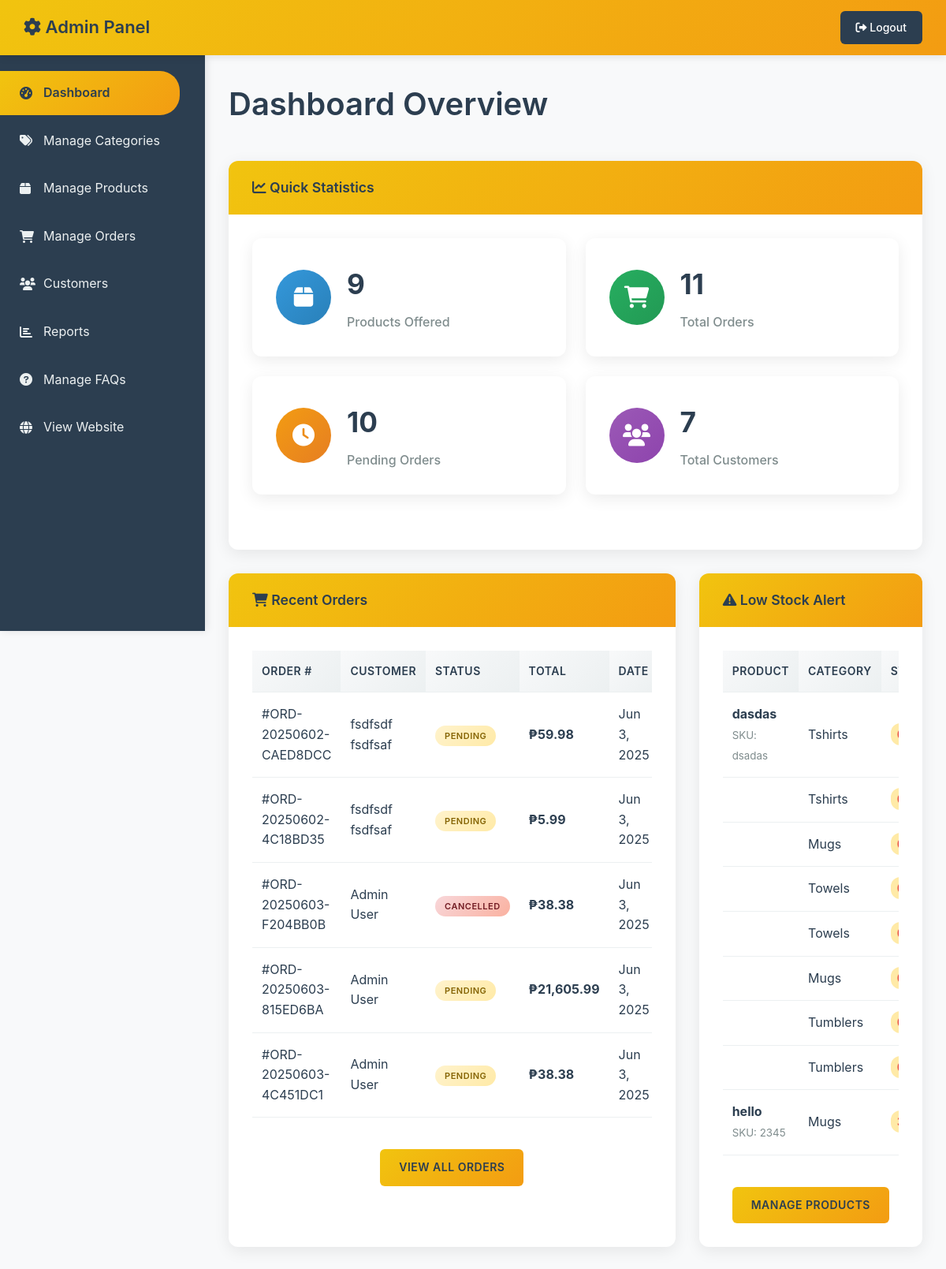
Page /admin/dashboard.php (signed in) on the earlier database version.
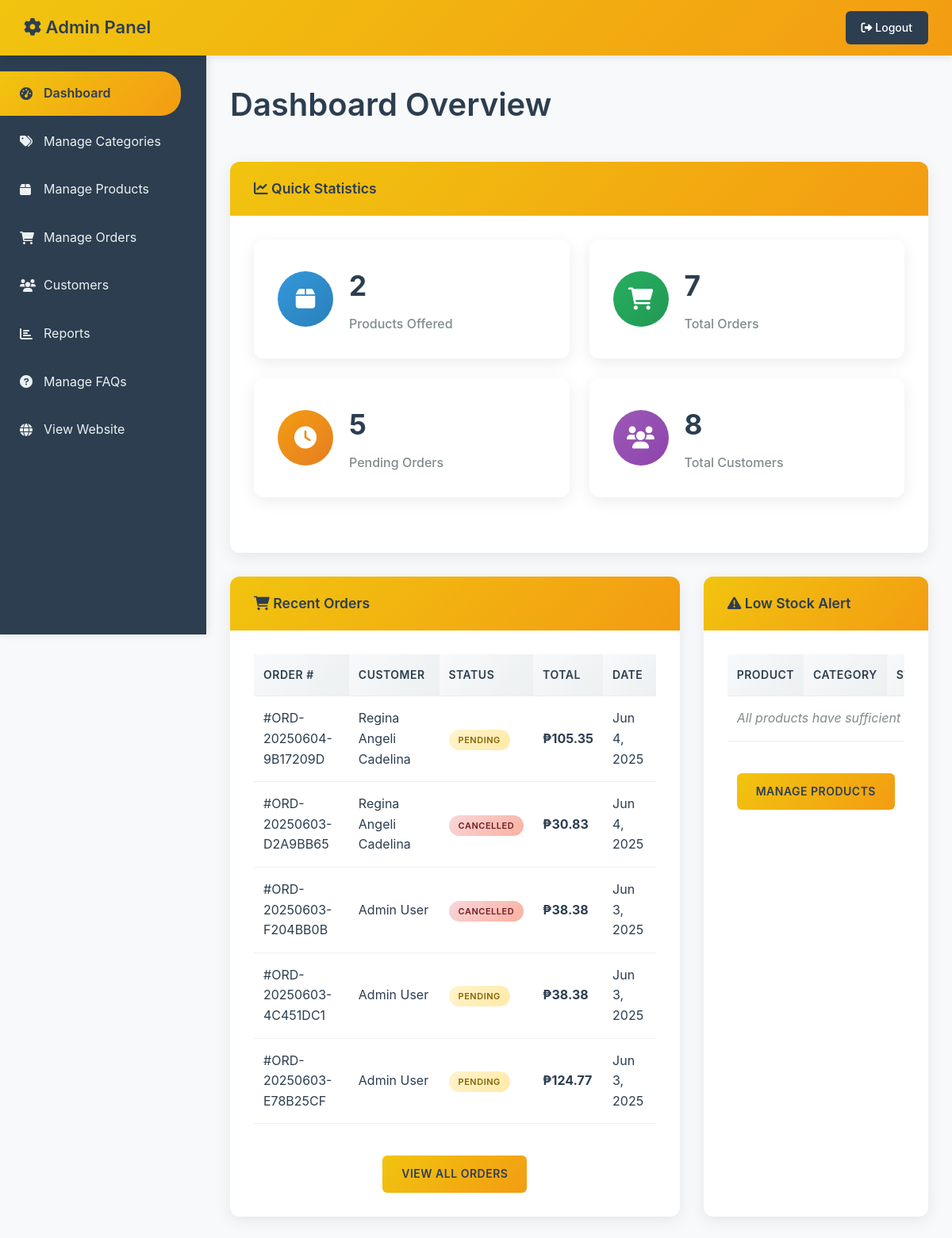
Same page on the later database version.
### tables this page shows
CREATE TABLE `orders` (
  `id` int(11) NOT NULL,
  `user_id` int(11) DEFAULT NULL,
  `order_number` varchar(50) NOT NULL,
  `status` enum('pending','processing','delivered','cancelled') DEFAULT 'pending',
  `subtotal` decimal(10,2) NOT NULL,
  `shipping_cost` decimal(10,2) DEFAULT 0.00,
  `total_amount` decimal(10,2) NOT NULL,
  `created_at` timestamp NOT NULL DEFAULT current_timestamp() ON UPDATE current_timestamp(),
  `downpayment_amount` decimal(10,2) DEFAULT 0.00,
  `payment_proof_file` varchar(255) DEFAULT NULL,
  `reference_number` varchar(100) DEFAULT NULL,
  `bank_owner_name` varchar(255) DEFAULT NULL,
  `bank_name` varchar(100) DEFAULT NULL,
  `billing_address` varchar(255) NOT NULL,
  `shipping_address` varchar(255) NOT NULL,
  `payment_status` varchar(20) NOT NULL DEFAULT 'unpaid',
  `customization_notes` text DEFAULT NULL,
  `custom_image` varchar(255) DEFAULT NULL,
  `phone` int(20) NOT NULL
);

CREATE TABLE `users` (
  `id` int(11) NOT NULL,
  `email` varchar(255) NOT NULL,
  `google_id` varchar(255) DEFAULT NULL,
  `password` varchar(255) NOT NULL,
  `first_name` varchar(100) DEFAULT NULL,
  `last_name` varchar(100) DEFAULT NULL,
  `phone` varchar(20) DEFAULT NULL,
  `address` text DEFAULT NULL,
  `created_at` timestamp NOT NULL DEFAULT current_timestamp(),
  `updated_at` timestamp NOT NULL DEFAULT current_timestamp() ON UPDATE current_timestamp(),
  `user_type` enum('customer','admin','staff') DEFAULT 'customer',
  `is_active` tinyint(1) DEFAULT 1,
  `user_address` varchar(99) DEFAULT NULL
);

CREATE TABLE `products` (
  `id` int(11) NOT NULL,
  `category_id` int(11) DEFAULT NULL,
  `product_name` varchar(255) NOT NULL,
  `name` varchar(255) NOT NULL,
  `slug` varchar(255) NOT NULL,
  `description` text DEFAULT NULL,
  `short_description` varchar(255) DEFAULT NULL,
  `base_price` decimal(10,2) NOT NULL,
  `sku` varchar(100) DEFAULT NULL,
  `image_url` varchar(500) DEFAULT NULL,
  `is_bestseller` tinyint(1) DEFAULT 0,
  `is_new` tinyint(1) DEFAULT 0,
  `is_sale` tinyint(1) DEFAULT 0,
  `sale_price` decimal(10,2) DEFAULT NULL,
  `status` enum('active','inactive','out_of_stock') DEFAULT 'active',
  `created_at` timestamp NOT NULL DEFAULT current_timestamp(),
  `updated_at` timestamp NOT NULL DEFAULT current_timestamp() ON UPDATE current_timestamp(),
  `stock_quantity` int(11) NOT NULL DEFAULT 0,
  `is_active` tinyint(1) NOT NULL DEFAULT 1,
  `features` text DEFAULT NULL,
  `modal_description` text DEFAULT NULL
);

CREATE TABLE `categories` (
  `id` int(11) NOT NULL,
  `name` varchar(100) NOT NULL,
  `slug` varchar(100) NOT NULL,
  `description` text DEFAULT NULL,
  `is_active` tinyint(1) DEFAULT 1,
  `created_at` timestamp NOT NULL DEFAULT current_timestamp(),
  `image_url` varchar(255) NOT NULL
);

### includes/functions.php (called while the page is built, shortened)
<?php
function formatPrice($price) {
    return '₱' . number_format($price, 2);
}
?>

### admin/dashboard.php (the view, shortened to what the changed rows need)
<?php
require_once '../config/database.php';
require_once '../includes/functions.php';
$stats = [];
$stmt = $pdo->query("SELECT COUNT(*) as count FROM products WHERE is_active = 1");
$stats['total_products'] = $stmt->fetch()['count'];
$stmt = $pdo->query("SELECT COUNT(*) as count FROM orders");
$stats['total_orders'] = $stmt->fetch()['count'];
$stmt = $pdo->query("SELECT COUNT(*) as count FROM orders WHERE status = 'pending'");
$stats['pending_orders'] = $stmt->fetch()['count'];
$stmt = $pdo->query("SELECT COUNT(*) as count FROM users WHERE user_type = 'customer'");
$stats['total_customers'] = $stmt->fetch()['count'];
$stmt = $pdo->query("
    SELECT o.order_number, o.status, o.total_amount, o.created_at, u.first_name, u.last_name
    FROM orders o
    LEFT JOIN users u ON o.user_id = u.id
    ORDER BY o.created_at DESC
    LIMIT 5
");
$recent_orders = $stmt->fetchAll();
$stmt = $pdo->query("
    SELECT
        p.id as product_id,
        p.product_name,
        p.sku,
        p.base_price,
        p.stock_quantity,
        c.name AS category_name
    FROM products p
    LEFT JOIN categories c ON p.category_id = c.id
    WHERE p.is_active = 1
      AND p.stock_quantity < 10
    ORDER BY p.stock_quantity ASC
");
$low_stock = $stmt->fetchAll();
?>
<!DOCTYPE html>
<html lang="en">
<head>
    <link rel="stylesheet" href="../assets/css/style.css">
    <link rel="stylesheet" href="../assets/css/admin.css">
    <link href="https://cdnjs.cloudflare.com/ajax/libs/font-awesome/6.0.0/css/all.min.css" rel="stylesheet">
</head>
<body class="admin-body">
    <header class="admin-header">
        <div class="admin-nav">
            <div class="admin-brand">
                <h2><i class="fas fa-cog"></i> Admin Panel</h2>
            </div>
        </div>
    </header>
    <div class="admin-container">
        <main class="admin-main">
            <div class="admin-content">
                <h1>Dashboard Overview</h1>
                <div class="admin-card" style="margin-bottom: 30px;">
                    <div class="admin-card-body">
                        <div class="stats-grid">
                            <div class="stat-card">
                                <div class="stat-info">
                                    <h3><?php echo $stats['total_products']; ?></h3>
                                    <p>Products Offered</p>
                                </div>
                            </div>
                            <div class="stat-card">
                                <div class="stat-info">
                                    <h3><?php echo $stats['total_orders']; ?></h3>
                                    <p>Total Orders</p>
                                </div>
                            </div>
                            <div class="stat-card">
                                <div class="stat-info">
                                    <h3><?php echo $stats['pending_orders']; ?></h3>
                                    <p>Pending Orders</p>
                                </div>
                            </div>
                            <div class="stat-card">
                                <div class="stat-info">
                                    <h3><?php echo $stats['total_customers']; ?></h3>
                                    <p>Total Customers</p>
                                </div>
                            </div>
                        </div>
                    </div>
                </div>
                <div class="dashboard-grid">
                    <div class="admin-card">
                        <div class="admin-card-body">
                            <div class="table-container">
                                <table class="admin-table">
                                    <thead>
                                        <tr>
                                            <th>Order #</th>
                                            <th>Customer</th>
                                            <th>Status</th>
                                            <th>Total</th>
                                            <th>Date</th>
                                        </tr>
                                    </thead>
                                    <tbody>
                                        <?php if (empty($recent_orders)): ?>
                                            <tr>
                                                <td colspan="5" style="text-align: center; color: #7f8c8d; font-style: italic;">No recent orders</td>
                                            </tr>
                                        <?php else: ?>
                                            <?php foreach ($recent_orders as $order): ?>
                                            <tr>
                                                <td>#<?php echo htmlspecialchars($order['order_number']); ?></td>
                                                <td><?php echo htmlspecialchars(trim($order['first_name'] . ' ' . $order['last_name'])); ?></td>
                                                <td>
                                                    <span class="status-badge <?php echo htmlspecialchars($order['status']); ?>">
                                                        <?php echo ucfirst($order['status']); ?>
                                                    </span>
                                                </td>
                                                <td class="price-cell"><?php echo formatPrice($order['total_amount']); ?></td>
                                                <td><?php echo date('M j, Y', strtotime($order['created_at'])); ?></td>
                                            </tr>
                                            <?php endforeach; ?>
                                        <?php endif; ?>
                                    </tbody>
                                </table>
                            </div>
                        </div>
                    </div>
                    <div class="admin-card">
                        <div class="admin-card-body">
                            <div class="table-container">
                                <table class="admin-table">
                                    <thead>
                                        <tr>
                                            <th>Product</th>
                                            <th>Category</th>
                                            <th>Stock</th>
                                        </tr>
                                    </thead>
                                    <tbody>
                                        <?php if (empty($low_stock)): ?>
                                            <tr>
                                                <td colspan="3" style="text-align: center; color: #7f8c8d; font-style: italic;">All products have sufficient stock</td>
                                            </tr>
                                        <?php else: ?>
                                            <?php foreach ($low_stock as $product): ?>
                                            <tr>
                                                <td>
                                                    <strong><?php echo htmlspecialchars($product['product_name']); ?></strong>
                                                    <?php if (!empty($product['sku'])): ?>
                                                        <br><small style="color: #7f8c8d;">SKU: <?php echo htmlspecialchars($product['sku']); ?></small>
                                                    <?php endif; ?>
                                                </td>
                                                <td><?php echo htmlspecialchars($product['category_name']); ?></td>
                                                <td>
                                                    <span class="stock-low"><?php echo (int)$product['stock_quantity']; ?></span>
                                                </td>
                                            </tr>
                                            <?php endforeach; ?>
                                        <?php endif; ?>
                                    </tbody>
                                </table>
                            </div>
                        </div>
                    </div>
                </div>
            </div>
        </main>
    </div>
</body>
</html>

Differences in the rows shown:
removed orders: order_number "ORD-20250602-CAED8DCC", user.last_name "fsdfsdf fsdfsaf", status "PENDING", total_amount "₱59.98", created_at "Jun 3, 2025"
removed orders: order_number "ORD-20250602-4C18BD35", user.last_name "fsdfsdf fsdfsaf", status "PENDING", total_amount "₱5.99", created_at "Jun 3, 2025"
removed orders: order_number "ORD-20250603-815ED6BA", user.last_name "Admin User", status "PENDING", total_amount "₱21,605.99", created_at "Jun 3, 2025"
no longer on this page (row edited): products: product_name "dasdas", sku "dsadas", category.name "Tshirts"
no longer on this page (row edited): products: category.name "Tshirts"
no longer on this page (row edited): products: category.name "Mugs"
no longer on this page (row edited): products: category.name "Towels"
no longer on this page (row edited): products: category.name "Towels"
no longer on this page (row edited): products: category.name "Mugs"
no longer on this page (row edited): products: category.name "Tumblers"
no longer on this page (row edited): products: category.name "Tumblers"
no longer on this page (row edited): products: product_name "hello", sku "2345", category.name "Mugs"
added orders: order_number "ORD-20250604-9B17209D", user.last_name "Regina Angeli Cadelina", status "PENDING", total_amount "₱105.35", created_at "Jun 4, 2025"
added orders: order_number "ORD-20250603-D2A9BB65", user.last_name "Regina Angeli Cadelina", status "CANCELLED", total_amount "₱30.83", created_at "Jun 4, 2025"
now on this page (row edited): orders: order_number "ORD-20250603-E78B25CF", user.last_name "Admin User", status "PENDING", total_amount "₱124.77", created_at "Jun 3, 2025"
Other differences:
$stats['total_products']: "9" → "2"
$stats['total_orders']: "11" → "7"
$stats['pending_orders']: "10" → "5"
$stats['total_customers']: "7" → "8"
text now shown: "All products have sufficient…"
